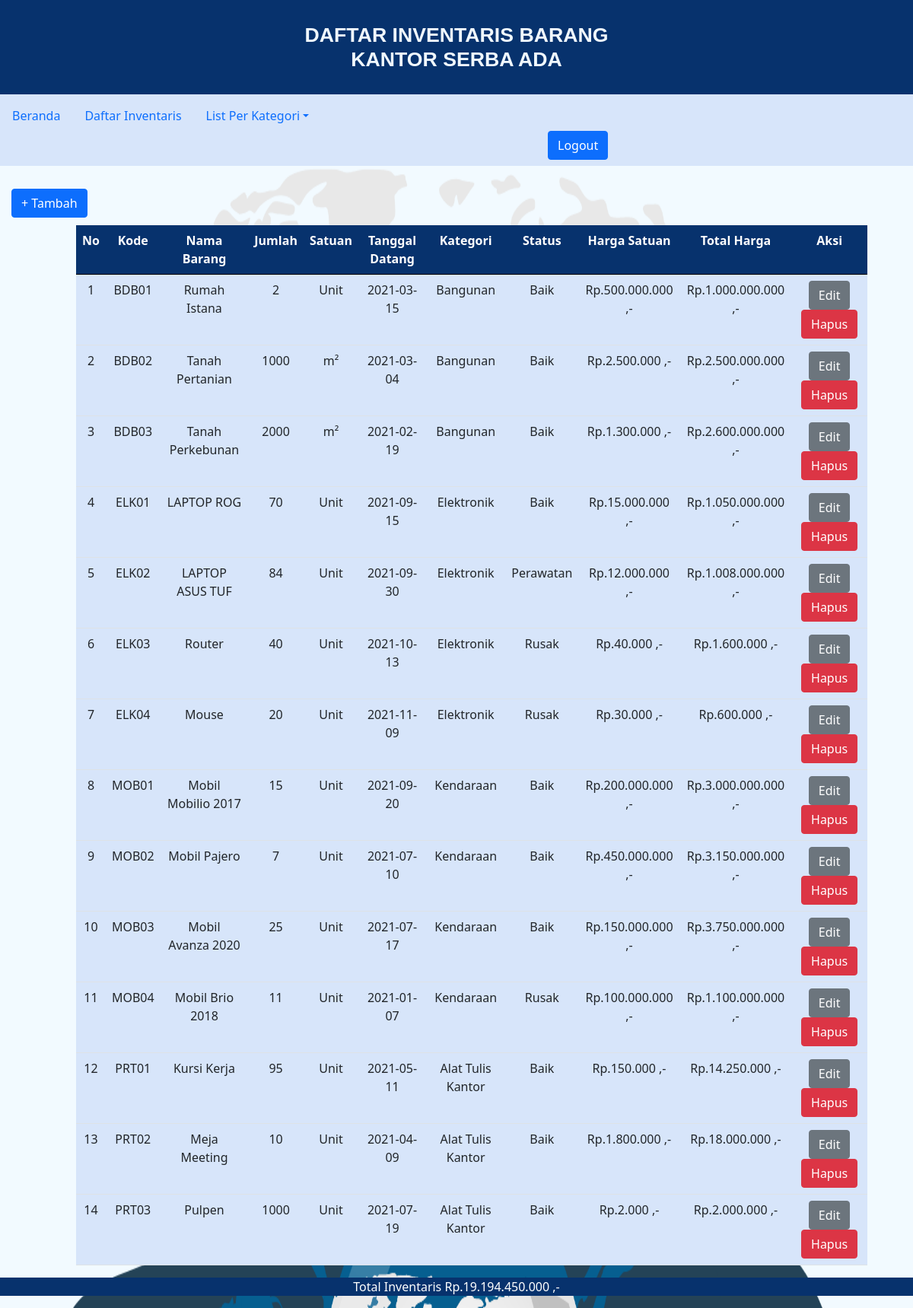
The app's page /datainventaris.php (signed in) with its own data.
### tables this page shows
CREATE TABLE `inventaris` (
  `kode_barang` varchar(10) NOT NULL,
  `nama_barang` varchar(30) NOT NULL,
  `jumlah` int(11) NOT NULL,
  `satuan` varchar(15) NOT NULL,
  `tgl_datang` date NOT NULL,
  `kategori` varchar(20) NOT NULL,
  `status_barang` varchar(20) NOT NULL,
  `harga` int(20) NOT NULL
);

### datainventaris.php (the view, shortened to what this page needs)
<!DOCTYPE html>
<html lang="en">
  <head>
    <link rel="stylesheet" href="assets/css/styledata.css" />
    <link href="https://cdn.jsdelivr.net/npm/bootstrap@5.1.3/dist/css/bootstrap.min.css" rel="stylesheet" />
  </head>
  <body class="bodyumum">
    <h1 class="tx-judul"> DAFTAR INVENTARIS BARANG <br> KANTOR SERBA ADA</h1>
    <nav class="navbar-expand-lg navbar-light">
    <div class="utama">
      <ul class="navbar nav justify-content-start">
        <li ><a  class="nav-link" aria-current="page" href="admin.php">Beranda</a></li>
        <li ><a  class="nav-link" href="datainventaris.php">Daftar Inventaris</a></li>
        <li class="nav-item dropdown">
            <a class="nav-link dropdown-toggle" data-bs-toggle="dropdown" href="#" role="button" aria-expanded="false">List Per Kategori</a>
        </li>
        <span  class="d-flex ">
            <a  href="logout.php">
              <button type="button"  class="btn btn-primary" id="logout">Logout</button>
            </a>
          </span>
      </ul>
    </div>
    </nav>
    <div class="btn-tambah">
        <a href="tambah.php">
        <button type="button" id="tomboltambah" class="btn btn-primary" >+  Tambah</button>
        </a>
    </div>
    <div class="tb-isi">
        <table class="table" >
          <tr class="tb-atas">
            <th>No</th>
            <th>Kode</th>
            <th>Nama Barang</th>
            <th>Jumlah</th>
            <th>Satuan</th>
            <th>Tanggal Datang</th>
            <th>Kategori</th>
            <th>Status</th>
            <th>Harga Satuan</th>
            <th>Total Harga</th>
            <th>Aksi</th>
          </tr>
        <?php
        include 'config.php';
        $query = mysqli_query ($connection, "SELECT * from inventaris");
        $s=1;
        $totalharga2=0;
        while ($data=mysqli_fetch_array($query))
        {?>
            <tr>
                <td> <?php echo $s++?></td>
                <td> <?php echo $data['kode_barang'];?></td>
                <td> <?php echo $data['nama_barang'];?></td>
                <td> <?php echo $data['jumlah'];?></td>
                <td> <?php echo $data['satuan'];?></td>
                <td> <?php echo $data['tgl_datang'];?></td>
                <td> <?php echo $data['kategori'];?></td>
                <td> <?php echo $data['status_barang'];?></td>
                <?php $hargatotal=$data['harga']*$data['jumlah'];?>
                <?php
                $totalharga1=$hargatotal+$totalharga2;
                $totalharga2=$totalharga1;
                ?>
                <?php $harga=number_format($data['harga'],0,",",".")?>
                <?php $hargatotal=number_format($hargatotal,0,",",".")?>
                <td>
                  <?php echo "Rp."; echo $harga; echo " ,-"?>
                </td>
                <td>
                  <?php echo "Rp."; echo $hargatotal; echo " ,-"?>
                </td>
              <td>
                <a href="edit.php?kode_barang=<?php echo $data['kode_barang']; ?>">
                <button type="button" id="tombolhapus" class="btn btn-secondary" >Edit</button>
                </a>
                <a href="hapus.php?kode_barang=<?php echo $data['kode_barang']; ?>">
                    <button type="button" id="tombolhapus" class="btn btn-danger" >Hapus</button>
                </a>
              </td>
            </tr>
            <?php
        }
        ?>
    </table>
    </div>
    <center>
    <div >
      <p class="totalinventaris">Total Inventaris
        <?php $totalharga2=number_format($totalharga2,0,",",".");
        echo "Rp."; echo $totalharga2; echo " ,-"
        ?></p>
    </div>
    </center>
  </body>
</html>

### assets/css/styledata.css (style rules this page uses)
.bodyumum { margin-top: 0px; margin-bottom: 0px; margin-left: 0px; margin-right: 0px; }
.tx-judul { text-align: center; color: aliceblue; font-size: 20pt; background-color: #07326d; padding-top: 30px; padding-bottom: 30px; font-family: Arial, Helvetica, sans-serif; font-weight: bold; margin-bottom: 0px; margin-left: 0px; margin-top: 0px; }
.utama { background-color: #d7e5fa; margin-top: 0; margin-left: 0; margin-right: 0; }
.d-flex { margin-left: 60%; }
.nav-link { margin-top: 0; margin-bottom: 0; margin-left: 0; margin-right: 0; padding-right: 0px; }
.btn-tambah { margin-top: 30px; margin-bottom: 10px; margin-left: 15px; }
.tb-atas { background-color: #07326d; border: 2px #000; border-style: 5px solid #000; color: #fff; text-align: center; }
.tb-isi, table, tr, td { border: 2px #000; border-style: 5px solid #000; background-color: #d7e5fa; text-align: center; }
.tb-isi { margin-left: 100px; margin-right: 60px; }
.totalinventaris { text-align: center; font-size: 18; color: #fff; background-color: #07326d; }

### datainventaris.php (style rules this page uses)
body { background-image: url("assets/img/bg-awal.png"); background-repeat: no-repeat; background-attachment: fixed; background-size: 100% 100%; }

### records on screen
inventaris: kode_barang "BDB01", nama_barang "Rumah Istana", jumlah "2", satuan "Unit", tgl_datang "2021-03-15", kategori "Bangunan", status_barang "Baik", harga "500.000.000", hargatotal "1.000.000.000"
inventaris: kode_barang "BDB02", nama_barang "Tanah Pertanian", jumlah "1000", satuan "m²", tgl_datang "2021-03-04", kategori "Bangunan", status_barang "Baik", harga "2.500.000", hargatotal "2.500.000.000"
inventaris: kode_barang "BDB03", nama_barang "Tanah Perkebunan", jumlah "2000", satuan "m²", tgl_datang "2021-02-19", kategori "Bangunan", status_barang "Baik", harga "1.300.000", hargatotal "2.600.000.000"
inventaris: kode_barang "ELK01", nama_barang "LAPTOP ROG", jumlah "70", satuan "Unit", tgl_datang "2021-09-15", kategori "Elektronik", status_barang "Baik", harga "15.000.000", hargatotal "1.050.000.000"
inventaris: kode_barang "ELK02", nama_barang "LAPTOP ASUS TUF", jumlah "84", satuan "Unit", tgl_datang "2021-09-30", kategori "Elektronik", status_barang "Perawatan", harga "12.000.000", hargatotal "1.008.000.000"
inventaris: kode_barang "ELK03", nama_barang "Router", jumlah "40", satuan "Unit", tgl_datang "2021-10-13", kategori "Elektronik", status_barang "Rusak", harga "40.000", hargatotal "1.600.000"
inventaris: kode_barang "ELK04", nama_barang "Mouse", jumlah "20", satuan "Unit", tgl_datang "2021-11-09", kategori "Elektronik", status_barang "Rusak", harga "30.000", hargatotal "600.000"
inventaris: kode_barang "MOB01", nama_barang "Mobil Mobilio 2017", jumlah "15", satuan "Unit", tgl_datang "2021-09-20", kategori "Kendaraan", status_barang "Baik", harga "200.000.000", hargatotal "3.000.000.000"
inventaris: kode_barang "MOB02", nama_barang "Mobil Pajero", jumlah "7", satuan "Unit", tgl_datang "2021-07-10", kategori "Kendaraan", status_barang "Baik", harga "450.000.000", hargatotal "3.150.000.000"
inventaris: kode_barang "MOB03", nama_barang "Mobil Avanza 2020", jumlah "25", satuan "Unit", tgl_datang "2021-07-17", kategori "Kendaraan", status_barang "Baik", harga "150.000.000", hargatotal "3.750.000.000"
inventaris: kode_barang "MOB04", nama_barang "Mobil Brio 2018", jumlah "11", satuan "Unit", tgl_datang "2021-01-07", kategori "Kendaraan", status_barang "Rusak", harga "100.000.000", hargatotal "1.100.000.000"
inventaris: kode_barang "PRT01", nama_barang "Kursi Kerja", jumlah "95", satuan "Unit", tgl_datang "2021-05-11", kategori "Alat Tulis Kantor", status_barang "Baik", harga "150.000", hargatotal "14.250.000"
inventaris: kode_barang "PRT02", nama_barang "Meja Meeting", jumlah "10", satuan "Unit", tgl_datang "2021-04-09", kategori "Alat Tulis Kantor", status_barang "Baik", harga "1.800.000", hargatotal "18.000.000"
inventaris: kode_barang "PRT03", nama_barang "Pulpen", jumlah "1000", satuan "Unit", tgl_datang "2021-07-19", kategori "Alat Tulis Kantor", status_barang "Baik", harga "2.000", hargatotal "2.000.000"

### other values on screen
$totalharga2 "19.194.450.000"
